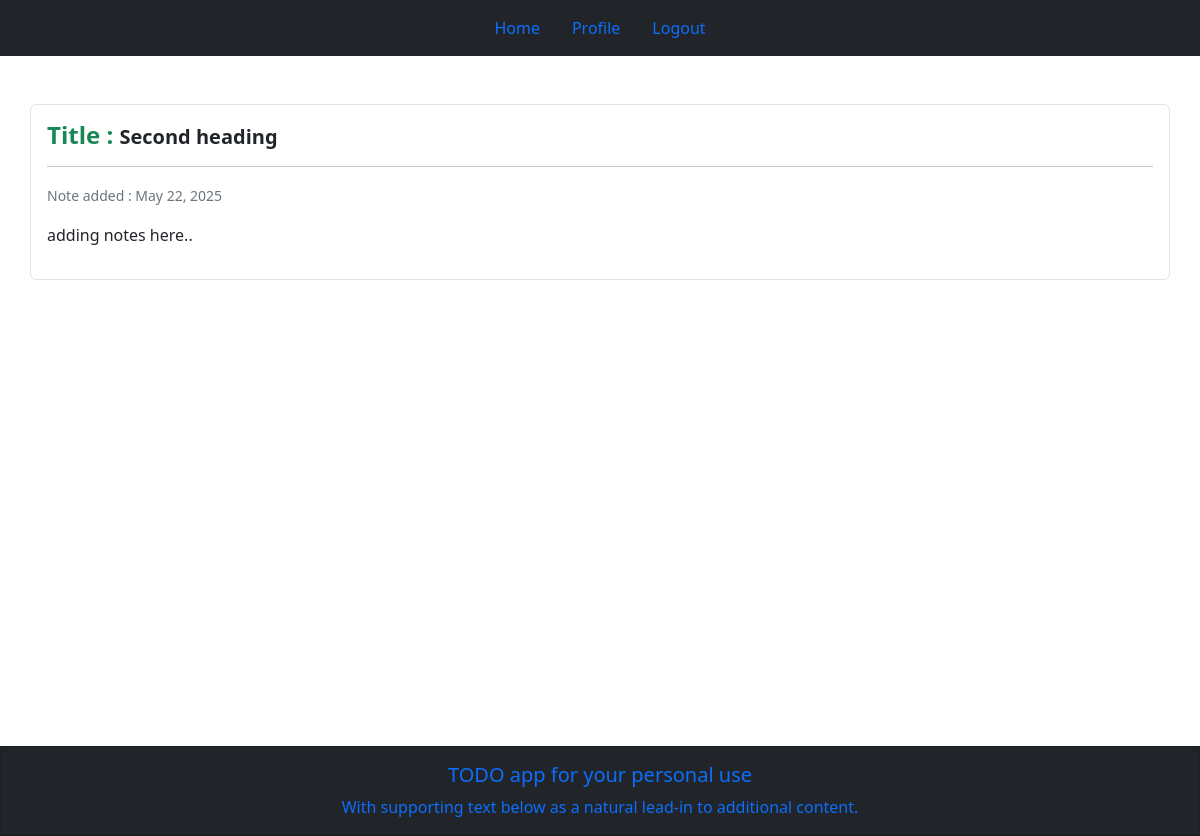
The page /noteitems/95 (signed in) on the database its author committed.
### todoapp/models.py (models this page shows, shortened)
class Note(models.Model):
    noteheading = models.CharField(max_length=200 , default="Untitled note")
    note = models.CharField(max_length=200)
    date = models.DateField(default=date.today)

### todoapp/views.py (the view)
# urls.py: path('noteitems/<int:id>', views.noteitems, name='noteitems'),
@login_required(login_url='/login/')
def noteitems(request , id):
    item = get_object_or_404(Note , pk=id) # this function is used to get single note item from the database
    return render(request, 'noteitems.html', {'item': item})

### templates/noteitems.html (shortened to what this page needs)
{% extends "base.html" %}
{% block content %}
<div class="container mt-5 p-3 border rounded">
    <span>
        <span class='h4 fw-bold text-success'>Title : </span>
        <span class='fw-bolder h5'>
            {{item.noteheading}}
        </span>
    </span>
    <hr>
    <small class="text-muted">Note added : {{ item.date }}</small>
    <p class="mt-3">{{ item.note }}</p>
</div>
{% endblock  %}

### rows shown on the page
Note: noteheading "Second heading", date "May 22, 2025", note "adding notes here.."
